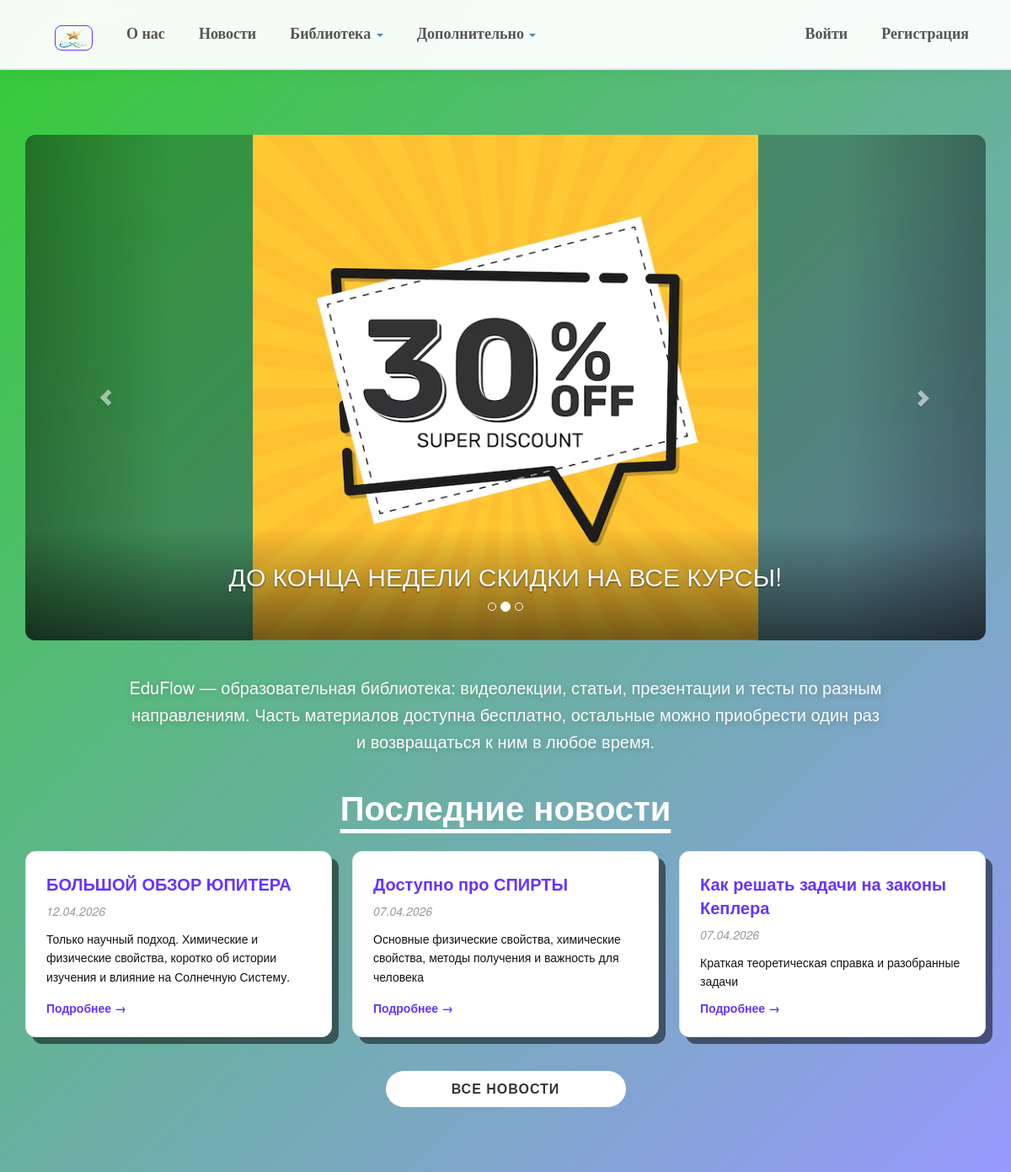
Before: / with the older database file.
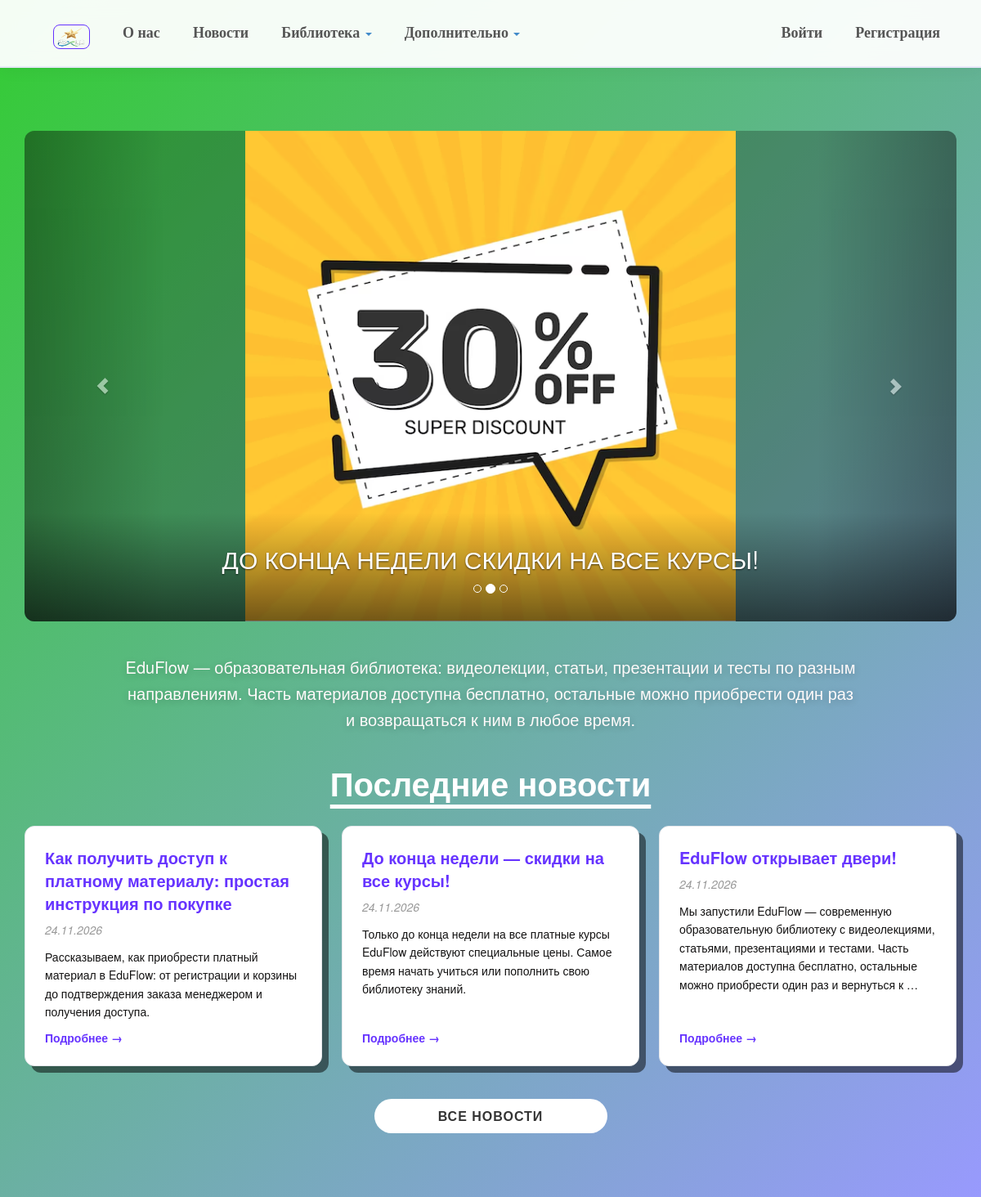
After: the same page with the newer database file.
### app/models.py (models this page shows, shortened)
class Blog(models.Model):
    title = models.CharField(max_length = 100, unique_for_date = "posted", verbose_name = "Заголовок")
    description = models.TextField(verbose_name= "Краткое содержание" )
    content = models.TextField(verbose_name= "Полное содержание")
    posted = models.DateTimeField(default=timezone.now, db_index=True, verbose_name="Опубликована")
    author = models.ForeignKey(User, null=True, blank=True, on_delete = models.SET_NULL, verbose_name = "Автор")
    image = models.FileField(default='temp.jpg', verbose_name= "Путь к картинке")
    class Meta:
        db_table = "Posts"
        ordering = ["-posted"]
        verbose_name = "статья блога"
        verbose_name_plural = "статьи блога"

### app/views.py (the view)
# urls.py: path('', views.home, name='home'),
def home(request):
    assert isinstance(request, HttpRequest)
    return render(
        request,
        'app/index.html',
        {
            'title': 'Главная',
            'latest_news': Blog.objects.all()[:3],
            'year': datetime.now().year,
        }
    )

### app/context_processors.py (called while the page is built)
def roles(request):
    user = request.user
    return {
        'is_admin': is_admin(user),
        'is_manager': is_manager(user),
        'is_client': is_client(user),
    }

### app/roles.py (called while the page is built)
def _in_group(user, name):
    if not user.is_authenticated:
        return False
    groups = getattr(user, '_role_groups', None)
    if groups is None:
        groups = set(user.groups.values_list('name', flat=True))
        user._role_groups = groups
    return name in groups

def is_admin(user):
    return user.is_authenticated and user.is_superuser

def is_manager(user):
    return not is_admin(user) and _in_group(user, MANAGER_GROUP)

def is_client(user):
    return (user.is_authenticated and not user.is_superuser
            and not _in_group(user, MANAGER_GROUP)
            and _in_group(user, CLIENT_GROUP))

### app/templates/app/index.html (shortened to what this page needs)
﻿{% extends "app/layout.html" %}
{% load static %}
{% block extra_css %}
<link rel="stylesheet" href="{% static 'app/content/home_news.css' %}">
{% endblock %}
{% block content %}
<div id="myCarousel" class="carousel slide" data-ride="carousel" data-interval="2000">
    <ol class="carousel-indicators">
        <li data-target="#myCarousel" data-slide-to="0" class="active"></li>
        <li data-target="#myCarousel" data-slide-to="1"></li>
        <li data-target="#myCarousel" data-slide-to="2"></li>
    </ol>
    <div class="carousel-inner" role="listbox">
        <div class="item">
            <img src="{% static 'app/content/sales.png' %}" alt="Скидки на курсы">
            <div class="carousel-caption" role="option">
                <h2>ДО КОНЦА НЕДЕЛИ СКИДКИ НА ВСЕ КУРСЫ!</h2>
            </div>
        </div>
    </div>
    <a class="left carousel-control" href="#myCarousel" role="button" data-slide="prev">
        <span class="glyphicon glyphicon-chevron-left" aria-hidden="true"></span>
    </a>
    <a class="right carousel-control" href="#myCarousel" role="button" data-slide="next">
        <span class="glyphicon glyphicon-chevron-right" aria-hidden="true"></span>
    </a>
</div>
<section class="home-about">
    <p>
        EduFlow — образовательная библиотека: видеолекции, статьи, презентации и тесты
        по разным направлениям. Часть материалов доступна бесплатно, остальные можно
        приобрести один раз и возвращаться к ним в любое время.
    </p>
</section>
<section class="home-news">
    <h2 class="home-news-title">Последние новости</h2>
    {% if latest_news %}
    <div class="home-news-grid">
        {% for post in latest_news %}
        <article class="news-card">
            <h3 class="news-card-title">{{ post.title }}</h3>
            <time class="news-card-date">{{ post.posted|date:"d.m.Y" }}</time>
            <p class="news-card-text">{{ post.description|truncatewords:25 }}</p>
            <a href="{% url 'blogpost' parametr=post.id %}" class="news-card-link">Подробнее →</a>
        </article>
        {% endfor %}
    </div>
    <a href="{% url 'blog' %}" class="home-news-all">Все новости</a>
    {% else %}
    <p class="home-news-empty">Новостей пока нет.</p>
    {% endif %}
</section>
{% endblock %}

### app/templates/app/layout.html (shortened to what this page needs)
﻿<!DOCTYPE html>
<html>
<head>
    {% load static %}
    <link rel="stylesheet" type="text/css" href="{% static 'app/content/bootstrap.css' %}" />
    <link rel="stylesheet" type="text/css" href="{% static 'app/content/site.css' %}" />
    <link rel="stylesheet" href="https://use.fontawesome.com/releases/v6.7.2/css/all.css">
    {% block extra_css %}{% endblock %}
</head>
<body>
    <div class="navbar navbar-inverse navbar-fixed-top">
        <div class="container">
            <div class="navbar-collapse collapse">
                <ul class="nav navbar-nav">
    <li><a href="{% url 'home' %}" class="navbar-brand-img"><img src="{% static 'app/content/logo.png' %}" alt="logo" width="45" height="30" /></a></li>
    <li><a href="{% url 'about' %}">О нас</a></li>
    <li><a href="{% url 'blog' %}">Новости</a></li>
    <li class="dropdown">
        <a href="#" class="dropdown-toggle">Библиотека <span class="caret"></span></a>
    </li>
    <li class="dropdown">
        <a href="#" class="dropdown-toggle">Дополнительно <span class="caret"></span></a>
    </li>
</ul>
                {% include 'app/loginpartial.html' %}
            </div>
        </div>
    </div>
    <div class="container body-content">
{% block content %}{% endblock %}
    </div>
</body>
</html>

### app/templates/app/loginpartial.html
﻿{% if user.is_authenticated %}
<form id="logoutForm" action="/logout/" method="post" class="navbar-right">
    {% csrf_token %}
    <ul class="nav navbar-nav navbar-right">
        <li class="dropdown">
    <a class="navbar-brand"><span>Привет, {{ user.username }}!</span></a>
    {% if is_admin %}
    <ul class="dropdown-menu">
        <li><a href="{% url 'newpost' %}">Добавить новость</a></li>
        <li><a href="{% url 'admin_catalog_dashboard' %}">Администрирование</a></li>
    </ul>
    {% elif is_client %}
    <ul class="dropdown-menu">
        <li><a href="{% url 'cart' %}">Корзина</a></li>
        <li><a href="{% url 'my_orders' %}">Мои покупки</a></li>
    </ul>
    {% endif %}
</li>
        <li><a href="javascript:document.getElementById('logoutForm').submit()">Выйти</a></li>
    </ul>
</form>
{% else %}
<ul class="nav navbar-nav navbar-right">
    <li><a href="{% url 'login' %}">Войти</a></li>
    {% if not user.is_authenticated %}
        <li><a href="{% url 'registration' %}">Регистрация</a></li>
    {% endif %}
</ul>
{% endif %}

### app/static/app/content/site.css (style rules this page uses)
body { padding-top: 80px; padding-bottom: 50px; }
.body-content { padding-left: 15px; padding-right: 15px; }

### app/static/app/content/home_news.css (style rules this page uses)
.home-about { max-width: 900px; margin: 40px auto 10px; text-align: center; }
.home-about p { color: #fffafa; font-size: 2rem; line-height: 1.6; text-shadow: 0 2px 10px rgba(0, 0, 0, 0.2); }
.home-news { margin: 40px 0 50px; }
.home-news-title { color: #ffffff; font-weight: 700; text-align: center; font-size: 4rem; margin-bottom: 30px; text-decoration: underline solid 5px; text-underline-offset: 10px; }
.home-news-grid { display: grid; grid-template-columns: repeat(3, 1fr); gap: 24px; }
.news-card { background: #ffffff; border-radius: 12px; border: 1px solid #e5e7eb; box-shadow: 8px 8px 0px rgba(0, 0, 0, 0.5); padding: 24px; display: flex; flex-direction: column; transition: transform 0.2s ease, box-shadow 0.2s ease; }
.news-card-title { margin: 0 0 8px; font-size: 2rem; color: #6633FF; font-weight: bold; line-height: 1.4; }
.news-card-date { margin: 0 0 12px; font-size: 1.4rem; font-style: italic; color: #999999; }
.news-card-text { color: #131212; line-height: 1.6; flex-grow: 1; }
.news-card-link { color: #6633FF; font-weight: 600; text-decoration: none; transition: color 0.2s; }
.home-news-all { display: block; margin: 40px auto 0; width: 25%; padding: 1rem; text-align: center; background: #fff; color: #333; border-radius: 30px; font-size: 1.6rem; font-weight: 700; letter-spacing: 1px; text-transform: uppercase; transition: all 0.5s ease; }

### app/templates/app/index.html (style rules this page uses)
body { margin-top: 5%; min-height: 100vh; }
#myCarousel { background: rgba(0, 0, 0, 0.25); border-radius: 12px; overflow: hidden; }
#myCarousel .carousel-inner > .item { height: 600px; }
#myCarousel .carousel-inner > .item > img { width: 100%; height: 100%; max-width: none; object-fit: contain; object-position: center; }
#myCarousel .carousel-caption { left: 0; right: 0; bottom: 0; padding: 40px 15% 50px; background: linear-gradient(to top, rgba(0, 0, 0, 0.55), rgba(0, 0, 0, 0)); }
#myCarousel .carousel-caption h1, #myCarousel .carousel-caption h2, #myCarousel .carousel-caption p { margin-top: 0; }

### app/templates/app/layout.html (style rules this page uses)
body { background: linear-gradient(135deg, #33CC33 0%, #9999FF 100%); }

Changed rows visible on the page:
removed Blog: title "БОЛЬШОЙ ОБЗОР ЮПИТЕРА", posted "12.04.2026", description "Только научный подход. Химические и физические свойства, коротко об истории изучения и влияние на Солнечную Систему."
removed Blog: title "Доступно про СПИРТЫ", posted "07.04.2026", description "Основные физические свойства, химические свойства, методы получения и важность для человека"
removed Blog: title "Как решать задачи на законы Кеплера", posted "07.04.2026", description "Краткая теоретическая справка и разобранные задачи"
added Blog: title "Как получить доступ к платному материалу: простая инструкция по покупке", posted "24.11.2026", description "Рассказываем, как приобрести платный материал в EduFlow: от регистрации и корзины до подтверждения заказа менеджером и получения доступа."
added Blog: title "До конца недели — скидки на все курсы!", posted "24.11.2026", description "Только до конца недели на все платные курсы EduFlow действуют специальные цены. Самое время начать учиться или пополнить свою библиотеку знаний."
added Blog: title "EduFlow открывает двери!", posted "24.11.2026", description "Мы запустили EduFlow — современную образовательную библиотеку с видеолекциями, статьями, презентациями и тестами. Часть материалов доступна бесплатно, остальные можно приобрести один раз и вернуться к …"
